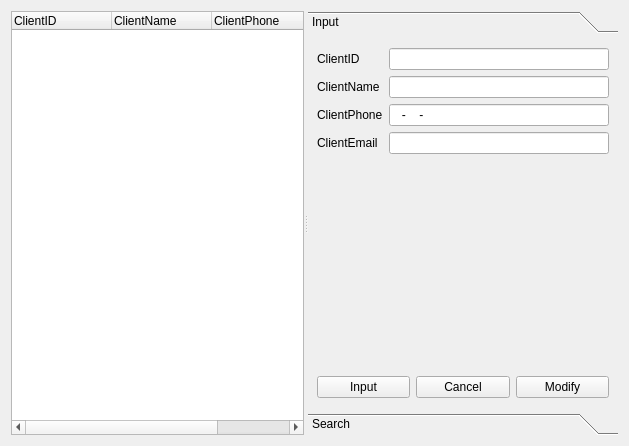
<?xml version="1.0" encoding="UTF-8"?>
<ui version="4.0">
 <class>ClientManager</class>
 <widget class="QWidget" name="ClientManager">
  <property name="geometry">
   <rect>
    <x>0</x>
    <y>0</y>
    <width>629</width>
    <height>446</height>
   </rect>
  </property>
  <property name="windowTitle">
   <string>Form</string>
  </property>
  <layout class="QHBoxLayout" name="horizontalLayout">
   <item>
    <widget class="QSplitter" name="splitter">
     <property name="orientation">
      <enum>Qt::Horizontal</enum>
     </property>
     <widget class="QTreeWidget" name="ClientTreeWidget">
      <column>
       <property name="text">
        <string>ClientID</string>
       </property>
      </column>
      <column>
       <property name="text">
        <string>ClientName</string>
       </property>
      </column>
      <column>
       <property name="text">
        <string>ClientPhone</string>
       </property>
      </column>
      <column>
       <property name="text">
        <string>ClientEmail</string>
       </property>
      </column>
     </widget>
     <widget class="QToolBox" name="toolBox">
      <property name="currentIndex">
       <number>0</number>
      </property>
      <widget class="QWidget" name="Inputpage">
       <property name="geometry">
        <rect>
         <x>0</x>
         <y>0</y>
         <width>314</width>
         <height>386</height>
        </rect>
       </property>
       <attribute name="label">
        <string>Input</string>
       </attribute>
       <layout class="QVBoxLayout" name="verticalLayout">
        <item>
         <layout class="QFormLayout" name="formLayout">
          <item row="0" column="0">
           <widget class="QLabel" name="label">
            <property name="text">
             <string>ClientID</string>
            </property>
           </widget>
          </item>
          <item row="1" column="0">
           <widget class="QLabel" name="label_2">
            <property name="text">
             <string>ClientName</string>
            </property>
           </widget>
          </item>
          <item row="2" column="0">
           <widget class="QLabel" name="label_3">
            <property name="text">
             <string>ClientPhone</string>
            </property>
           </widget>
          </item>
          <item row="3" column="0">
           <widget class="QLabel" name="label_4">
            <property name="text">
             <string>ClientEmail</string>
            </property>
           </widget>
          </item>
          <item row="0" column="1">
           <widget class="QLineEdit" name="CIDLineEdit">
            <property name="readOnly">
             <bool>true</bool>
            </property>
           </widget>
          </item>
          <item row="1" column="1">
           <widget class="QLineEdit" name="CNameLineEdit"/>
          </item>
          <item row="2" column="1">
           <widget class="QLineEdit" name="CPhoneLineEdit">
            <property name="inputMask">
             <string>999-0000-9999</string>
            </property>
           </widget>
          </item>
          <item row="3" column="1">
           <widget class="QLineEdit" name="CEmailLineEdit"/>
          </item>
         </layout>
        </item>
        <item>
         <spacer name="verticalSpacer">
          <property name="orientation">
           <enum>Qt::Vertical</enum>
          </property>
          <property name="sizeHint" stdset="0">
           <size>
            <width>20</width>
            <height>323</height>
           </size>
          </property>
         </spacer>
        </item>
        <item>
         <layout class="QHBoxLayout" name="horizontalLayout_2">
          <item>
           <widget class="QPushButton" name="InputButton">
            <property name="text">
             <string>Input</string>
            </property>
           </widget>
          </item>
          <item>
           <widget class="QPushButton" name="CancelButton">
            <property name="text">
             <string>Cancel</string>
            </property>
           </widget>
          </item>
          <item>
           <widget class="QPushButton" name="ModifyButton">
            <property name="text">
             <string>Modify</string>
            </property>
           </widget>
          </item>
         </layout>
        </item>
       </layout>
      </widget>
      <widget class="QWidget" name="SearchBox">
       <property name="geometry">
        <rect>
         <x>0</x>
         <y>0</y>
         <width>314</width>
         <height>386</height>
        </rect>
       </property>
       <attribute name="label">
        <string>Search</string>
       </attribute>
       <layout class="QVBoxLayout" name="verticalLayout_2">
        <item>
         <widget class="QTreeWidget" name="ClientSearchTree">
          <column>
           <property name="text">
            <string>ClientID</string>
           </property>
          </column>
          <column>
           <property name="text">
            <string>ClientName</string>
           </property>
          </column>
          <column>
           <property name="text">
            <string>ClientPhone</string>
           </property>
          </column>
          <column>
           <property name="text">
            <string>ClientEmail</string>
           </property>
          </column>
         </widget>
        </item>
        <item>
         <layout class="QHBoxLayout" name="horizontalLayout_4">
          <item>
           <widget class="QComboBox" name="SearchComboBox">
            <property name="currentIndex">
             <number>0</number>
            </property>
            <item>
             <property name="text">
              <string>ClientID</string>
             </property>
            </item>
            <item>
             <property name="text">
              <string>ClientName</string>
             </property>
            </item>
            <item>
             <property name="text">
              <string>ClientPhone</string>
             </property>
            </item>
            <item>
             <property name="text">
              <string>ClientEmail</string>
             </property>
            </item>
           </widget>
          </item>
          <item>
           <widget class="QLineEdit" name="SearchLineEdit"/>
          </item>
         </layout>
        </item>
        <item>
         <layout class="QHBoxLayout" name="horizontalLayout_3">
          <item>
           <spacer name="horizontalSpacer">
            <property name="orientation">
             <enum>Qt::Horizontal</enum>
            </property>
            <property name="sizeHint" stdset="0">
             <size>
              <width>40</width>
              <height>20</height>
             </size>
            </property>
           </spacer>
          </item>
          <item>
           <widget class="QPushButton" name="SearchButton">
            <property name="text">
             <string>Search</string>
            </property>
           </widget>
          </item>
          <item>
           <spacer name="horizontalSpacer_2">
            <property name="orientation">
             <enum>Qt::Horizontal</enum>
            </property>
            <property name="sizeHint" stdset="0">
             <size>
              <width>40</width>
              <height>20</height>
             </size>
            </property>
           </spacer>
          </item>
         </layout>
        </item>
       </layout>
      </widget>
     </widget>
    </widget>
   </item>
  </layout>
 </widget>
 <resources/>
 <connections/>
</ui>
